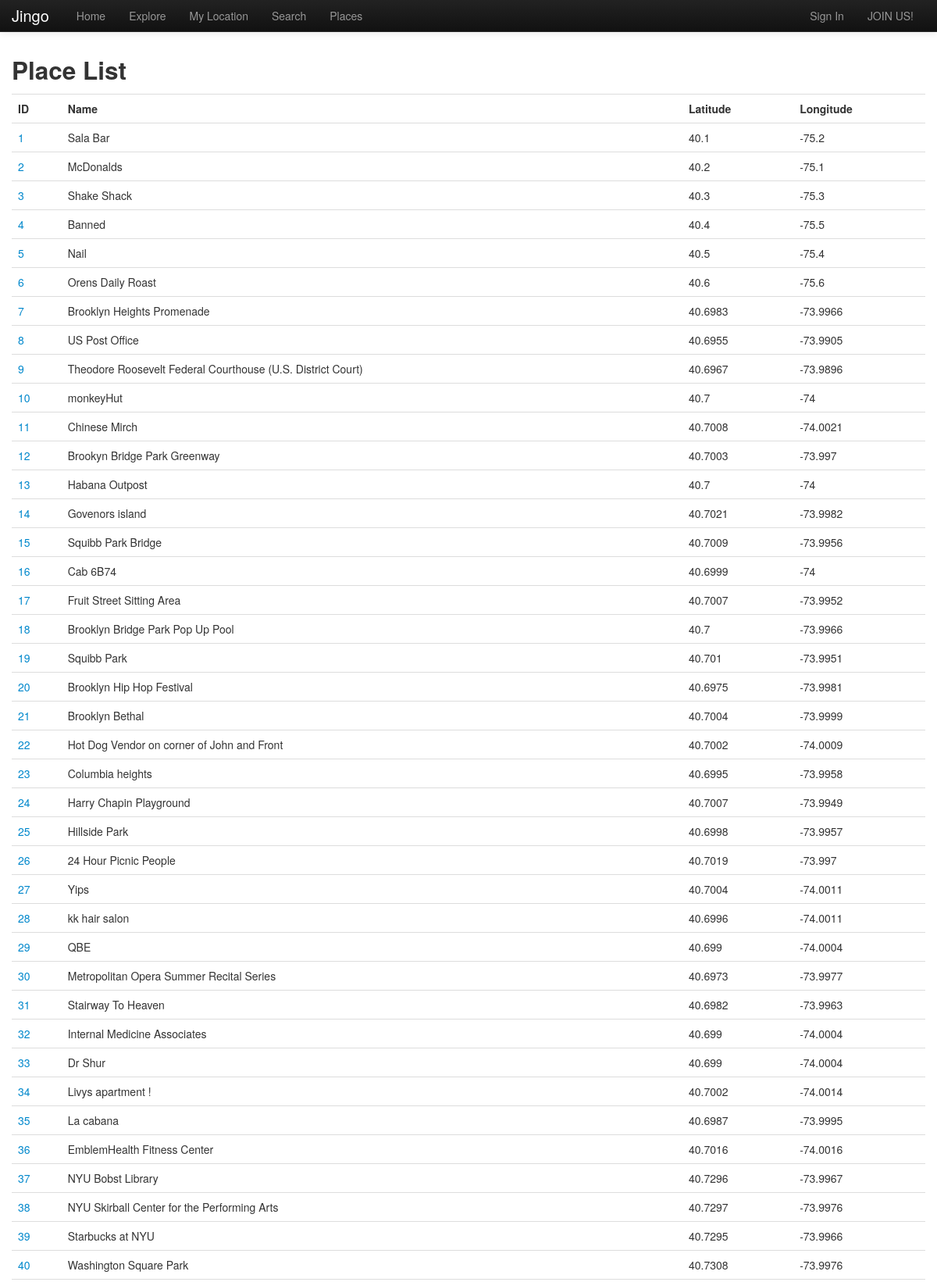
The page /index.php/home/places (upper part) on the database its author committed.
### tables this page shows
CREATE TABLE IF NOT EXISTS `place` (
  `pid` int(11) NOT NULL AUTO_INCREMENT,
  `pname` varchar(100) DEFAULT NULL,
  `latitude` float DEFAULT NULL,
  `longitude` float DEFAULT NULL,
  `dt_inserted` datetime NOT NULL,
  `dt_edited` timestamp NOT NULL DEFAULT CURRENT_TIMESTAMP,
  `active` tinyint(1) NOT NULL DEFAULT '1',
  PRIMARY KEY (`pid`)
);

### application/controllers/home.php (called while the page is built, shortened)
<?php
class Home extends CI_Controller{
    public function __construct(){
        $this->load->helper('view_helper');
        $this->load->view('header');
    }
	public function places(){
		$this->load->model('Place');
		$places = $this->Place->get();
		$data['places'] = $places;
		$this->load->view('places', $data);
	}
}
?>

### index.php (called while the page is built, shortened)
<?php
require_once BASEPATH.'core/CodeIgniter.php';

### application/models/place.php (called while the page is built, shortened)
<?php
class Place extends CI_Model {
    function get($params=null){
		$this->db->select('*');
		$this->db->from('place');
		$where = ' 1=1 ';
		if($params){
			$this->db->where($params);
		}else
			$this->db->where($where, null, false);
		$query = $this->db->get();
        return $query->result_array();
    }
}

### application/views/places.php (the view)
<h2>Place List</h2>
<table class="table">
	<tbody>
		<th>ID</th>
		<th>Name</th>
		<th>Latitude</th>
		<th>Longitude</th>
<?php	foreach($places as $place){?>
			<tr>
				<td><a href="/trunk/index.php/place?pid=<?php echo $place['pid']?>" ><?php echo $place['pid'];?></a></td>
				<td><?php echo $place['pname'];?></td>
				<td><?php echo $place['latitude'];?></td>
				<td><?php echo $place['longitude'];?></td>
			</tr>
<?php }?>
	</tbody>
</table>

### rows shown on the page
place: pid "1", pname "Sala Bar", latitude "40.1", longitude "-75.2"
place: pid "2", pname "McDonalds", latitude "40.2", longitude "-75.1"
place: pid "3", pname "Shake Shack", latitude "40.3", longitude "-75.3"
place: pid "4", pname "Banned", latitude "40.4", longitude "-75.5"
place: pid "5", pname "Nail", latitude "40.5", longitude "-75.4"
place: pid "6", pname "Orens Daily Roast", latitude "40.6", longitude "-75.6"
place: pid "7", pname "Brooklyn Heights Promenade", latitude "40.6983", longitude "-73.9966"
place: pid "8", pname "US Post Office", latitude "40.6955", longitude "-73.9905"
place: pid "9", pname "Theodore Roosevelt Federal Courthouse (U.S. District Court)", latitude "40.6967", longitude "-73.9896"
place: pid "10", pname "monkeyHut", latitude "40.7", longitude "-74"
place: pid "11", pname "Chinese Mirch", latitude "40.7008", longitude "-74.0021"
place: pid "12", pname "Brookyn Bridge Park Greenway", latitude "40.7003", longitude "-73.997"
place: pid "13", pname "Habana Outpost", latitude "40.7", longitude "-74"
place: pid "14", pname "Govenors island", latitude "40.7021", longitude "-73.9982"
place: pid "15", pname "Squibb Park Bridge", latitude "40.7009", longitude "-73.9956"
place: pid "16", pname "Cab 6B74", latitude "40.6999", longitude "-74"
place: pid "17", pname "Fruit Street Sitting Area", latitude "40.7007", longitude "-73.9952"
place: pid "18", pname "Brooklyn Bridge Park Pop Up Pool", latitude "40.7", longitude "-73.9966"
place: pid "19", pname "Squibb Park", latitude "40.701", longitude "-73.9951"
place: pid "20", pname "Brooklyn Hip Hop Festival", latitude "40.6975", longitude "-73.9981"
place: pid "21", pname "Brooklyn Bethal", latitude "40.7004", longitude "-73.9999"
place: pid "22", pname "Hot Dog Vendor on corner of John and Front", latitude "40.7002", longitude "-74.0009"
place: pid "23", pname "Columbia heights", latitude "40.6995", longitude "-73.9958"
place: pid "24", pname "Harry Chapin Playground", latitude "40.7007", longitude "-73.9949"
place: pid "25", pname "Hillside Park", latitude "40.6998", longitude "-73.9957"
place: pid "26", pname "24 Hour Picnic People", latitude "40.7019", longitude "-73.997"
place: pid "27", pname "Yips", latitude "40.7004", longitude "-74.0011"
place: pid "28", pname "kk hair salon", latitude "40.6996", longitude "-74.0011"
place: pid "29", pname "QBE", latitude "40.699", longitude "-74.0004"
place: pid "30", pname "Metropolitan Opera Summer Recital Series", latitude "40.6973", longitude "-73.9977"
place: pid "31", pname "Stairway To Heaven", latitude "40.6982", longitude "-73.9963"
place: pid "32", pname "Internal Medicine Associates", latitude "40.699", longitude "-74.0004"
place: pid "33", pname "Dr Shur", latitude "40.699", longitude "-74.0004"
place: pid "34", pname "Livys apartment !", latitude "40.7002", longitude "-74.0014"
place: pid "35", pname "La cabana", latitude "40.6987", longitude "-73.9995"
place: pid "36", pname "EmblemHealth Fitness Center", latitude "40.7016", longitude "-74.0016"
place: pid "37", pname "NYU Bobst Library", latitude "40.7296", longitude "-73.9967"
place: pid "38", pname "NYU Skirball Center for the Performing Arts", latitude "40.7297", longitude "-73.9976"
place: pid "39", pname "Starbucks at NYU", latitude "40.7295", longitude "-73.9966"
place: pid "40", pname "Washington Square Park", latitude "40.7308", longitude "-73.9976"
